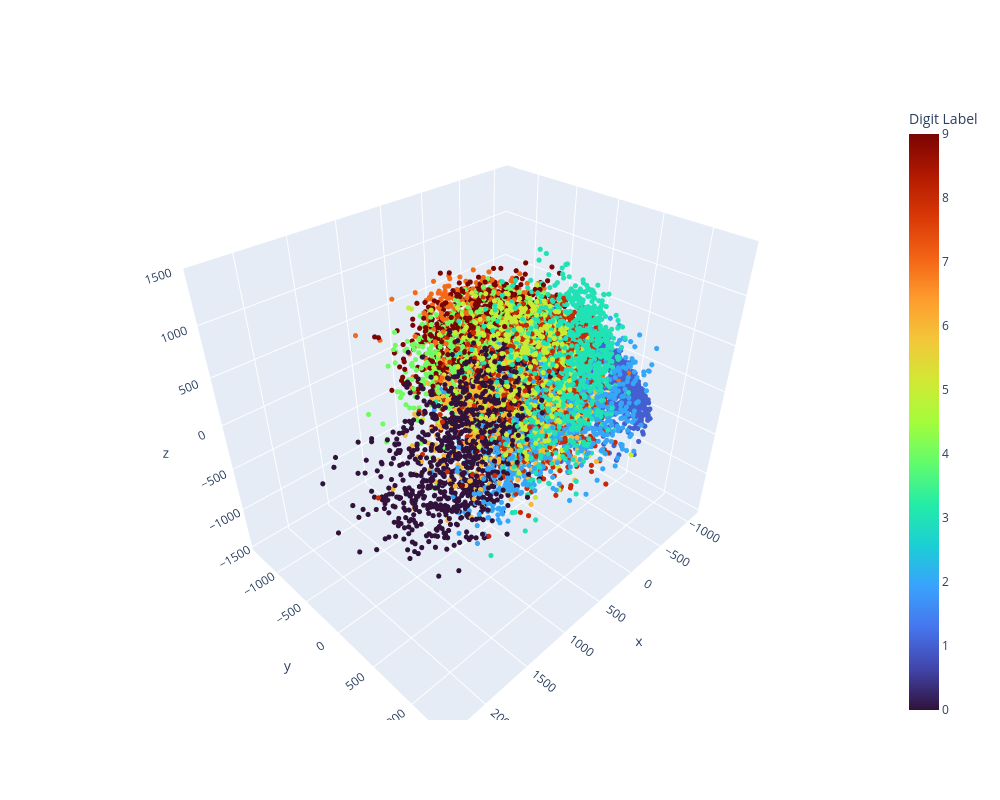

Notebook source saved alongside this figure:
### Code cell
PCA3d = PCA(n_components=3, random_state=42)
X_pca_reduced3d = PCA3d.fit_transform(X)
fig = go.Figure(
    data=[
        go.Scatter3d(
            x=X_pca_reduced3d[:, 0],
            y=X_pca_reduced3d[:, 1],
            z=X_pca_reduced3d[:, 2],
            mode="markers",
            marker={
                "size": 3,
                "color": y,
                "showscale": True,
                "colorscale": "Turbo",
                "colorbar": {"title": "Digit Label"},
            },
            text=[f"Class: {val}" for val in y],
            hovertemplate="%{text}<br>x: %{x:.2f}<br>y: %{y:.2f}<br>z: %{z:.2f}<extra></extra>",
            # opacity=0.1,
        )
    ]
)
fig.update_layout(width=1000, height=800)
fig.show()

### Figure 1 — Plotly figure (JSON) as saved in the notebook; plotly's stock layout.template omitted (floating-point values rounded to 4 significant figures; data arrays with more than 128 entries replaced by an {"elided": "..."} marker saying what was removed)
{"data": [{"hovertemplate": "%{text}<br>x: %{x:.2f}<br>y: %{y:.2f}<br>z: %{z:.2f}<extra></extra>", "marker": {"color": {"elided": "10000 int values"}, "colorbar": {"title": {"text": "Digit Label"}}, "colorscale": [[0, "#30123b"], [0.07143, "#4145ab"], [0.1429, "#4675ed"], [0.2143, "#39a2fc"], [0.2857, "#1bcfd4"], [0.3571, "#24eca6"], [0.4286, "#61fc6c"], [0.5, "#a4fc3b"], [0.5714, "#d1e834"], [0.6429, "#f3c63a"], [0.7143, "#fe9b2d"], [0.7857, "#f36315"], [0.8571, "#d93806"], [0.9286, "#b11901"], [1, "#7a0402"]], "showscale": true, "size": 3}, "mode": "markers", "text": {"elided": "10000 str values"}, "type": "scatter3d", "x": {"elided": "10000 float values"}, "y": {"elided": "10000 float values"}, "z": {"elided": "10000 float values"}}], "layout": {"height": 800, "width": 1000}}
